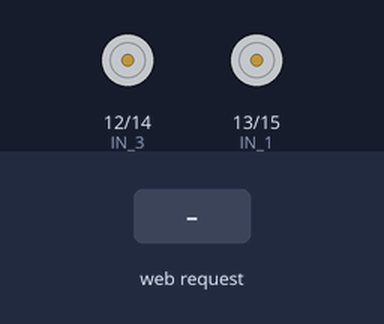
Recording of a sketch running on a simulated ESP8266 (NodeMCU). Parts: motor-driver pin pairs drawn as motors (green arrow = first pin HIGH = forward, orange = second pin HIGH = backward, longer = more drive). The test bench sets the inputs (shaded band). WiFi joins after 1.5 s; servers stay silent unless stated; what the sketch prints to the serial monitor is not drawn.

Above: at 2.7 s.
2.8 s: HTTP request GET /?State=F received
At 3.3 s:
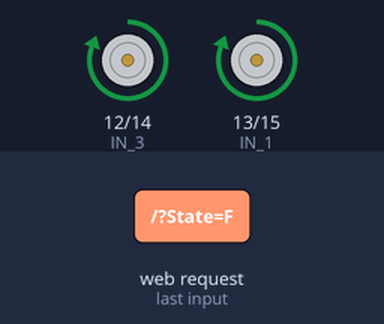
4.3 s: HTTP request GET /?State=B received
At 5.5 s:
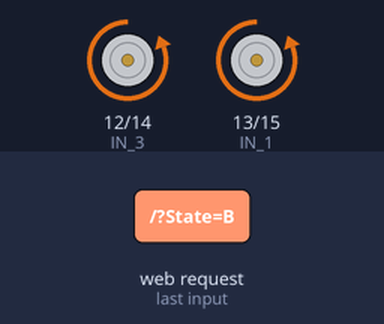
5.8 s: HTTP request GET /?State=L received
At 6.8 s:
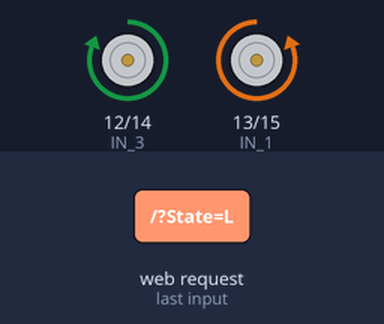
7.3 s: HTTP request GET /?State=R received
At 7.9 s:
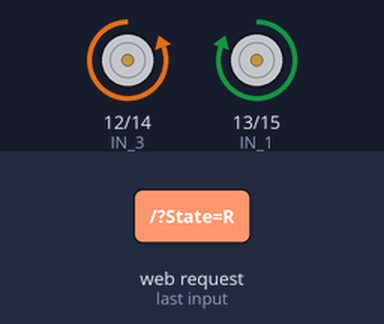
Timing chart, 0 to 9.8 s (numbered marks = the images above; inputs shaded):
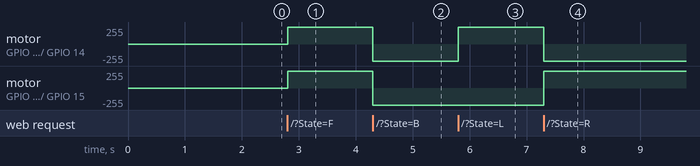

The sketch:

WiFi_Car.ino
```cpp
#define IN_1 13
#define IN_2 15
#define IN_3 12
#define IN_4 14

#include <ESP8266WiFi.h>
#include <WiFiClient.h>
#include <ESP8266WebServer.h>
ESP8266WebServer server(80);

String command;       //String to store app command state.
int speedCar = 1023;  // 400 - 1023.
int speed_Coeff = 3;

const char* ssid = "MERCUSYS_F412";
const char* password = "94023498";

void setup() {
  pinMode(IN_1, OUTPUT);
  pinMode(IN_2, OUTPUT);
  pinMode(IN_3, OUTPUT);
  pinMode(IN_4, OUTPUT);

  Serial.begin(115200);

  WiFi.begin(ssid, password);  //begin WiFi connection
  Serial.println("");

  while (WiFi.status() != WL_CONNECTED) {
    delay(500);
    Serial.print(".");
  }
  Serial.println("");
  Serial.print("Connected to ");
  Serial.println(ssid);
  Serial.print("IP address: ");
  Serial.println(WiFi.localIP());

  // Starting WEB-server
  server.on("/", HTTP_handleRoot);
  server.onNotFound(HTTP_handleRoot);
  server.begin();
}

void Forward() {
  analogWrite(IN_1, speedCar);
  analogWrite(IN_2, 0);
  analogWrite(IN_3, speedCar);
  analogWrite(IN_4, 0);
}

void Backward() {
  analogWrite(IN_1, 0);
  analogWrite(IN_2, speedCar);
  analogWrite(IN_3, 0);
  analogWrite(IN_4, speedCar);
}

void TurnRight() {
  analogWrite(IN_1, speedCar);
  analogWrite(IN_2, 0);
  analogWrite(IN_3, 0);
  analogWrite(IN_4, speedCar);
}

void TurnLeft() {
  analogWrite(IN_1, 0);
  analogWrite(IN_2, speedCar);
  analogWrite(IN_3, speedCar);
  analogWrite(IN_4, 0);
}

void ForwardRight() {
  analogWrite(IN_1, speedCar);
  analogWrite(IN_2, 0);
  analogWrite(IN_3, speedCar / speed_Coeff);
  analogWrite(IN_4, 0);
}

void ForwardLeft() {
  analogWrite(IN_1, speedCar / speed_Coeff);
  analogWrite(IN_2, 0);
  analogWrite(IN_3, speedCar);
  analogWrite(IN_4, 0);
}

void BackwardRight() {
  analogWrite(IN_1, 0);
  analogWrite(IN_2, speedCar);
  analogWrite(IN_3, 0);
  analogWrite(IN_4, speedCar / speed_Coeff);
}

void BackwardLeft() {

  analogWrite(IN_1, 0);
  analogWrite(IN_2, speedCar / speed_Coeff);

  analogWrite(IN_3, 0);
  analogWrite(IN_4, speedCar);
}

void Stop() {
  analogWrite(IN_1, 0);
  analogWrite(IN_2, 0);
  analogWrite(IN_3, 0);
  analogWrite(IN_4, 0);
}

void loop() {
  server.handleClient();

  command = server.arg("State");
  if (command == "F") Forward();
  else if (command == "B") Backward();
  else if (command == "L") TurnLeft();
  else if (command == "R") TurnRight();
  else if (command == "I") ForwardRight();
  else if (command == "G") ForwardLeft();
  else if (command == "J") BackwardRight();
  else if (command == "H") BackwardLeft();
  else if (command == "0") speedCar = 330;
  else if (command == "1") speedCar = 400;
  else if (command == "2") speedCar = 470;
  else if (command == "3") speedCar = 540;
  else if (command == "4") speedCar = 610;
  else if (command == "5") speedCar = 680;
  else if (command == "6") speedCar = 750;
  else if (command == "7") speedCar = 820;
  else if (command == "8") speedCar = 890;
  else if (command == "9") speedCar = 960;
  else if (command == "q") speedCar = 1023;
  else if (command == "S") Stop();
}

void HTTP_handleRoot(void) {

  if (server.hasArg("State")) {
    Serial.println(server.arg("State"));
  }
  server.send(200, "text/html", "");
  delay(1);
}
```

Measured:
- after the input at 2.8 s, motor on GPIO 12 (IN_3) / GPIO 14 (IN_4), motor on GPIO 13 (IN_1) / GPIO 15 (IN_2): stopped → forward 255/255 at once
- after the input at 4.3 s, motor on GPIO 12 (IN_3) / GPIO 14 (IN_4), motor on GPIO 13 (IN_1) / GPIO 15 (IN_2): forward 255/255 → backward 255/255 at once
- after the input at 5.8 s, motor on GPIO 12 (IN_3) / GPIO 14 (IN_4): backward 255/255 → forward 255/255 at once
- after the input at 7.3 s, motor on GPIO 12 (IN_3) / GPIO 14 (IN_4): forward 255/255 → backward 255/255 at once; motor on GPIO 13 (IN_1) / GPIO 15 (IN_2): backward 255/255 → forward 255/255 at once
